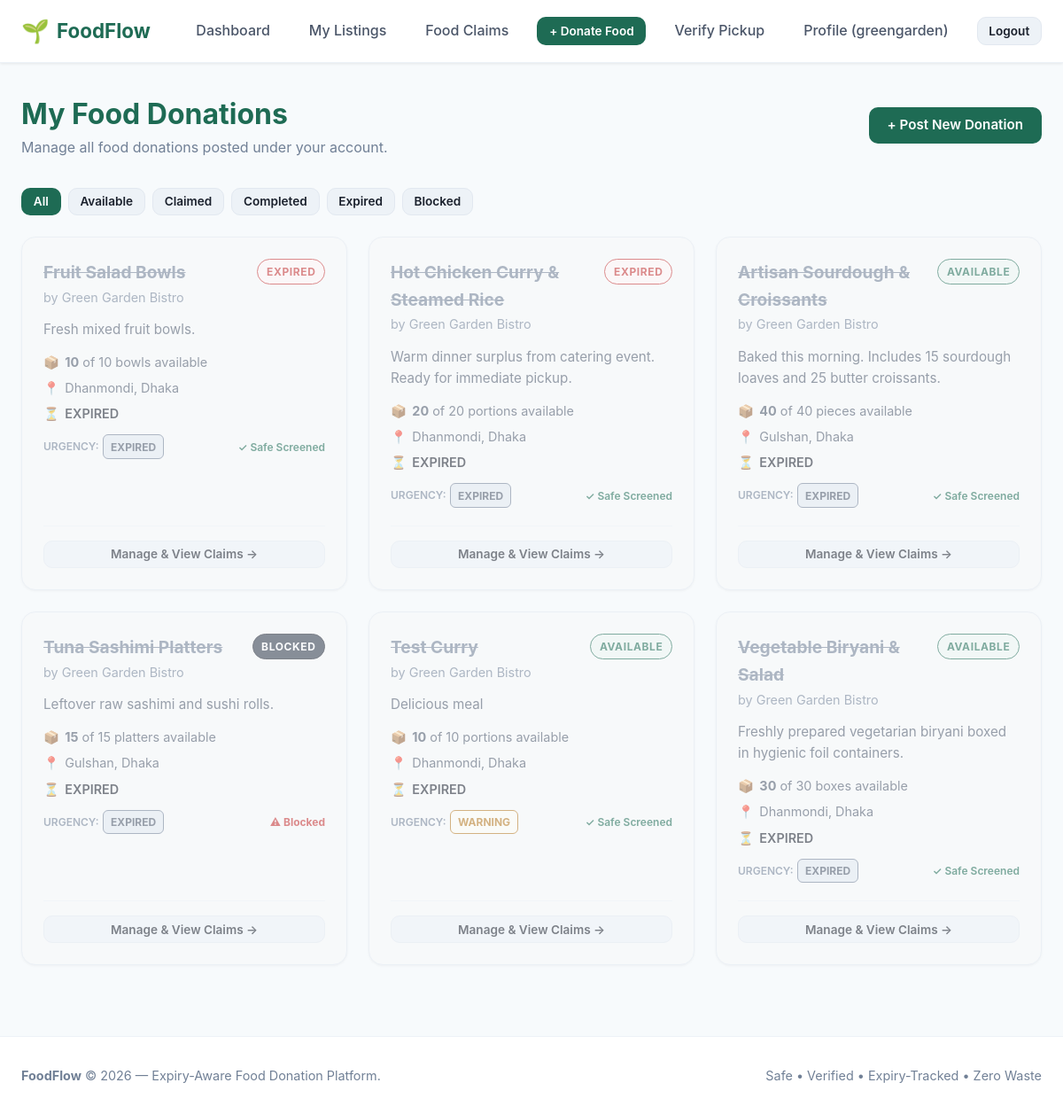
Screenshot of /donor/listings/ (signed in) with the database file from the repository.
### accounts/models.py (models this page shows, shortened)
class User(AbstractUser):
    ROLE_DONOR = 'donor'
    ROLE_RECIPIENT = 'recipient'
    ROLE_CHOICES = [
        (ROLE_DONOR, 'Donor'),
        (ROLE_RECIPIENT, 'Recipient'),
    ]
    role = models.CharField(
        max_length=20,
        choices=ROLE_CHOICES,
        default=ROLE_RECIPIENT,
        help_text="Designates whether this user registers as a food Donor or Recipient."
    )
    phone = models.CharField(
        max_length=20,
        blank=True,
        null=True,
        help_text="Contact telephone number"
    )
    @property
    def is_donor(self):
        return self.role == self.ROLE_DONOR
    @property
    def is_recipient(self):
        return self.role == self.ROLE_RECIPIENT

class Donor(models.Model):
    DONOR_TYPE_CHOICES = [
        ('restaurant', 'Restaurant'),
        ('household', 'Household'),
        ('grocer', 'Grocer / Supermarket'),
        ('event', 'Event / Catering'),
        ('other', 'Other Donor'),
    ]
    user = models.OneToOneField(
        User,
        on_delete=models.CASCADE,
        related_name='donor_profile'
    )
    donor_type = models.CharField(
        max_length=30,
        choices=DONOR_TYPE_CHOICES,
        default='restaurant'
    )
    organization_name = models.CharField(
        max_length=150,
        blank=True,
        null=True,
        help_text="Business or organization name (optional for households)"
    )
    location = models.ForeignKey(
        'locations.Location',
        on_delete=models.PROTECT,
        related_name='donors'
    )
    is_verified = models.BooleanField(
        default=False,
        help_text="Designates if this donor is verified by platform administrators"
    )
    created_at = models.DateTimeField(auto_now_add=True)
    class Meta:
        verbose_name = "Donor Profile"
        verbose_name_plural = "Donor Profiles"

### listings/models.py (models this page shows, shortened)
class FoodListing(models.Model):
    STATUS_AVAILABLE = 'available'
    STATUS_CLAIMED = 'claimed'
    STATUS_COMPLETED = 'completed'
    STATUS_EXPIRED = 'expired'
    STATUS_BLOCKED = 'blocked'
    STATUS_CHOICES = [
        (STATUS_AVAILABLE, 'Available'),
        (STATUS_CLAIMED, 'Claimed'),
        (STATUS_COMPLETED, 'Completed'),
        (STATUS_EXPIRED, 'Expired'),
        (STATUS_BLOCKED, 'Blocked'),
    ]
    donor = models.ForeignKey(
        'accounts.Donor',
        on_delete=models.CASCADE,
        related_name='listings'
    )
    location = models.ForeignKey(
        'locations.Location',
        on_delete=models.PROTECT,
        related_name='listings'
    )
    food_name = models.CharField(max_length=200, help_text="e.g. Cooked Rice & Curry, Fresh Apples, Bread Rolls")
    description = models.TextField(blank=True, null=True, help_text="Preparation details, ingredients, or dietary info")
    quantity = models.DecimalField(
        max_digits=8,
        decimal_places=2,
        validators=[MinValueValidator(Decimal('0.01'))],
        help_text="Total initial quantity"
    )
    unit = models.CharField(
        max_length=50,
        help_text="Units: portions, kg, boxes, packets, meals, litres"
    )
    expires_at = models.DateTimeField(
        db_index=True,
        help_text="Exact expiry deadline"
    )
    status = models.CharField(
        max_length=20,
        choices=STATUS_CHOICES,
        default=STATUS_AVAILABLE,
        db_index=True
    )
    created_at = models.DateTimeField(auto_now_add=True)
    updated_at = models.DateTimeField(auto_now=True)
    class Meta:
        verbose_name = "Food Listing"
        verbose_name_plural = "Food Listings"
        ordering = ['expires_at']
    @property
    def is_expired(self):
        return timezone.now() >= self.expires_at
    @property
    def quantity_reserved(self):
        from claims.models import Claim
        quantities = self.claims.filter(
            status__in=[Claim.STATUS_PENDING, Claim.STATUS_COMPLETED]
        ).values_list("claimed_quantity", flat=True)
        return sum(quantities, Decimal("0.00"))
    @property
    def quantity_available(self):
        remaining = self.quantity - self.quantity_reserved
        return max(
            Decimal("0.00"), remaining
        ).quantize(Decimal("0.01"))

class ExpiryTracker(models.Model):
    URGENCY_SAFE = 'safe'
    URGENCY_WARNING = 'warning'
    URGENCY_URGENT = 'urgent'
    URGENCY_EXPIRED = 'expired'
    URGENCY_CHOICES = [
        (URGENCY_SAFE, 'Safe'),
        (URGENCY_WARNING, 'Warning'),
        (URGENCY_URGENT, 'Urgent'),
        (URGENCY_EXPIRED, 'Expired'),
    ]
    listing = models.OneToOneField(
        FoodListing,
        on_delete=models.CASCADE,
        related_name='expiry_tracker'
    )
    expires_at = models.DateTimeField()
    urgency_level = models.CharField(
        max_length=20,
        choices=URGENCY_CHOICES,
        default=URGENCY_SAFE
    )
    alert_sent = models.BooleanField(
        default=False,
        help_text="Prevents duplicate urgent or expiry notifications"
    )
    last_checked_at = models.DateTimeField(auto_now=True)
    class Meta:
        verbose_name = "Expiry Tracker"
        verbose_name_plural = "Expiry Trackers"

### locations/models.py (models this page shows, shortened)
class Location(models.Model):
    address = models.CharField(max_length=255, help_text="Street address or building details")
    area = models.CharField(max_length=100, db_index=True, help_text="Neighborhood or area name")
    city = models.CharField(max_length=100, db_index=True, help_text="City name")
    postal_code = models.CharField(max_length=20, blank=True, null=True, help_text="Postal / ZIP code")
    latitude = models.DecimalField(max_digits=9, decimal_places=6, null=True, blank=True)
    longitude = models.DecimalField(max_digits=9, decimal_places=6, null=True, blank=True)
    class Meta:
        verbose_name = "Location"
        verbose_name_plural = "Locations"
        indexes = [
            models.Index(fields=['area'], name='loc_area_idx'),
            models.Index(fields=['city'], name='loc_city_idx'),
        ]
        constraints = [
            models.UniqueConstraint(
                fields=['address', 'area', 'city', 'postal_code'],
                name='unique_location_address'
            )
        ]

### listings/views.py (the view)
# urls.py: path('donor/listings/', views.donor_listings_list_view, name='donor_listings'),
@login_required
def donor_listings_list_view(request):
    if not request.user.is_donor:
        messages.error(request, "Access restricted to food donors.")
        return redirect('accounts:recipient_dashboard')
    donor = request.user.donor_profile
    status_filter = request.GET.get('status', '')
    listings = FoodListing.objects.filter(donor=donor).select_related(
        'location', 'expiry_tracker', 'safety_check'
    ).prefetch_related('claims')
    if status_filter:
        listings = listings.filter(status=status_filter)
    context = {
        'listings': listings,
        'status_filter': status_filter,
    }
    return render(request, 'listings/my_listings.html', context)

### notifications/views.py (called while the page is built)
def unread_notification_context(request):
    if request.user.is_authenticated and request.user.is_recipient and hasattr(request.user, 'recipient_profile'):
        count = Notification.objects.filter(recipient=request.user.recipient_profile, is_read=False).count()
        return {'unread_notifications_count': count}
    return {'unread_notifications_count': 0}

### templates/listings/my_listings.html (shortened to what this page needs)
{% extends 'base.html' %}
{% block content %}
<div style="display: flex; justify-content: space-between; align-items: center; margin-bottom: 2rem; flex-wrap: wrap; gap: 1rem;">
    <div>
        <h1 style="color: var(--green-700); font-size: 2rem;">My Food Donations</h1>
        <p style="color: var(--grey-500);">Manage all food donations posted under your account.</p>
    </div>
    <div>
        {% if user.donor_profile.is_verified %}
        <a href="{% url 'listings:donor_listing_create' %}" class="btn btn-primary">
            + Post New Donation
        </a>
        {% else %}
        <button type="button" class="btn btn-primary" disabled>
            Verification Required to Post
        </button>
        {% endif %}
    </div>
</div>
<div style="display: flex; gap: 0.5rem; margin-bottom: 1.5rem; flex-wrap: wrap;">
    <a href="{% url 'listings:donor_listings' %}" class="btn btn-sm {% if not status_filter %}btn-primary{% else %}btn-secondary{% endif %}">All</a>
    <a href="{% url 'listings:donor_listings' %}?status=available" class="btn btn-sm {% if status_filter == 'available' %}btn-primary{% else %}btn-secondary{% endif %}">Available</a>
    <a href="{% url 'listings:donor_listings' %}?status=claimed" class="btn btn-sm {% if status_filter == 'claimed' %}btn-primary{% else %}btn-secondary{% endif %}">Claimed</a>
    <a href="{% url 'listings:donor_listings' %}?status=completed" class="btn btn-sm {% if status_filter == 'completed' %}btn-primary{% else %}btn-secondary{% endif %}">Completed</a>
    <a href="{% url 'listings:donor_listings' %}?status=expired" class="btn btn-sm {% if status_filter == 'expired' %}btn-primary{% else %}btn-secondary{% endif %}">Expired</a>
    <a href="{% url 'listings:donor_listings' %}?status=blocked" class="btn btn-sm {% if status_filter == 'blocked' %}btn-primary{% else %}btn-secondary{% endif %}">Blocked</a>
</div>
{% if listings %}
<div class="grid grid-3">
    {% for listing in listings %}
    {% include 'listings/listing_card.html' with listing=listing is_donor_view=True %}
    {% endfor %}
</div>
{% endif %}
{% endblock %}

### templates/partials/navbar.html (shortened to what this page needs)
{% load static %}
<nav class="navbar">
    <div class="container navbar-container">
        <a href="{% url 'home' %}" class="brand">
            <span class="brand-icon">🌱</span>
            <span>FoodFlow</span>
        </a>
        <ul class="nav-links">
            {% if user.is_authenticated %}
            {% if user.is_donor %}
            <li><a href="{% url 'accounts:donor_dashboard' %}" class="nav-link">Dashboard</a></li>
            <li><a href="{% url 'listings:donor_listings' %}" class="nav-link">My Listings</a></li>
            <li><a href="{% url 'claims:my_claims' %}" class="nav-link">Food Claims</a></li>
            <li>
                {% if user.donor_profile.is_verified %}
                <a href="{% url 'listings:donor_listing_create' %}"
                   class="nav-link btn btn-primary btn-sm"
                   style="color: white;">
                    + Donate Food
                </a>
                {% endif %}
            </li>
            <li><a href="{% url 'claims:verify_pickup' %}" class="nav-link">Verify Pickup</a></li>
                {% endif %}
                <li><a href="{% url 'accounts:profile' %}" class="nav-link">Profile ({{ user.username }})</a></li>
                <li><a href="{% url 'accounts:logout' %}" class="nav-link btn btn-secondary btn-sm">Logout</a></li>
            {% endif %}
        </ul>
    </div>
</nav>

### templates/listings/listing_card.html (shortened to what this page needs)
<div class="card {% if listing.status == 'expired' or listing.is_expired %}card-expired{% endif %}">
    <div class="card-header">
        <div>
            <h3 class="card-title">{{ listing.food_name }}</h3>
            <span class="card-subtitle">by {{ listing.donor.organization_name|default:listing.donor.user.username }}</span>
        </div>
        <div>
            <span class="badge badge-{{ listing.status }}">{{ listing.get_status_display }}</span>
        </div>
    </div>
    <div class="card-body">
        <p style="font-size: 0.95rem; color: var(--grey-700); margin-bottom: 0.75rem;">
            {{ listing.description|default:"No special description provided."|truncatechars:100 }}
        </p>
        <div class="food-meta">
            <div class="food-meta-item">
                <span>📦</span>
                <span><strong>{{ listing.quantity_available|floatformat:"-2" }}</strong> of {{ listing.quantity|floatformat:"-2" }} {{ listing.unit }} available</span>
            </div>
            <div class="food-meta-item">
                <span>📍</span>
                <span>{{ listing.location.area }}, {{ listing.location.city }}</span>
            </div>
            <div class="food-meta-item">
                <span>⏳</span>
                <span class="countdown" data-expires="{{ listing.expires_at|date:'c' }}">
                </span>
            </div>
        </div>
        <div style="margin-top: 0.75rem; display: flex; align-items: center; justify-content: space-between;">
            <div>
                <span style="font-size: 0.75rem; color: var(--grey-500); font-weight: 600;">URGENCY:</span>
                <span class="urgency-badge urgency-{{ listing.expiry_tracker.urgency_level|default:'safe' }}">
                    {{ listing.expiry_tracker.get_urgency_level_display|default:'SAFE'|upper }}
                </span>
            </div>
            {% if listing.safety_check %}
                {% if listing.safety_check.is_safe %}
                    <span style="font-size: 0.75rem; color: var(--green-700); font-weight: 600;">✓ Safe Screened</span>
                {% else %}
                    <span style="font-size: 0.75rem; color: var(--red-600); font-weight: 700;">⚠ Blocked</span>
                {% endif %}
            {% endif %}
        </div>
    </div>
    <div class="card-footer">
        {% if is_donor_view %}
            <a href="{% url 'listings:donor_listing_detail' pk=listing.pk %}" class="btn btn-secondary btn-sm" style="width: 100%;">
                Manage & View Claims &rarr;
            </a>
        {% else %}
            <a href="{% url 'listings:food_detail' pk=listing.pk %}" class="btn btn-primary btn-sm btn-claim" style="width: 100%;">
                View Food & Claim &rarr;
            </a>
        {% endif %}
    </div>
</div>

### rows the page displays
User: username "greengarden"
FoodListing: food_name "Fruit Salad Bowls", donor.organization_name "Green Garden Bistro", status "EXPIRED", description "Fresh mixed fruit bowls.", quantity_available "10", quantity "10", unit "bowls", location.area "Dhanmondi", location.city "Dhaka", expiry_tracker.urgency_level "EXPIRED", shows "✓ Safe Screened"
FoodListing: food_name "Hot Chicken Curry & Steamed Rice", donor.organization_name "Green Garden Bistro", status "EXPIRED", description "Warm dinner surplus from catering event. Ready for immediate pickup.", quantity_available "20", quantity "20", unit "portions", location.area "Dhanmondi", location.city "Dhaka", expiry_tracker.urgency_level "EXPIRED", shows "✓ Safe Screened"
FoodListing: food_name "Artisan Sourdough & Croissants", donor.organization_name "Green Garden Bistro", status "AVAILABLE", description "Baked this morning. Includes 15 sourdough loaves and 25 butter croissants.", quantity_available "40", quantity "40", unit "pieces", location.area "Gulshan", location.city "Dhaka", expiry_tracker.urgency_level "EXPIRED", shows "✓ Safe Screened"
FoodListing: food_name "Tuna Sashimi Platters", donor.organization_name "Green Garden Bistro", status "BLOCKED", description "Leftover raw sashimi and sushi rolls.", quantity_available "15", quantity "15", unit "platters", location.area "Gulshan", location.city "Dhaka", expiry_tracker.urgency_level "EXPIRED", shows "⚠ Blocked"
FoodListing: food_name "Test Curry", donor.organization_name "Green Garden Bistro", status "AVAILABLE", description "Delicious meal", quantity_available "10", quantity "10", unit "portions", location.area "Dhanmondi", location.city "Dhaka", expiry_tracker.urgency_level "WARNING", shows "✓ Safe Screened"
FoodListing: food_name "Vegetable Biryani & Salad", donor.organization_name "Green Garden Bistro", status "AVAILABLE", description "Freshly prepared vegetarian biryani boxed in hygienic foil containers.", quantity_available "30", quantity "30", unit "boxes", location.area "Dhanmondi", location.city "Dhaka", expiry_tracker.urgency_level "EXPIRED", shows "✓ Safe Screened"
